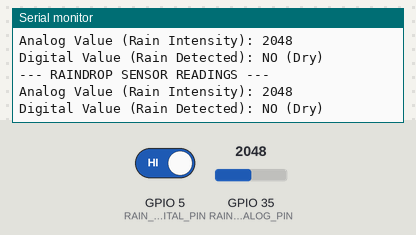
This sketch was run on a simulated ESP32. On the bench: the last lines printed to the serial monitor. Inputs (shaded band) come from the test bench; at power-on: GPIO 5 (RAIN_DIGITAL_PIN) HIGH, GPIO 35 (RAIN_ANALOG_PIN) = 2048.

Above: at 1.8 s.
1.9 s: GPIO 5 (RAIN_DIGITAL_PIN) driven LOW
At 2.8 s:
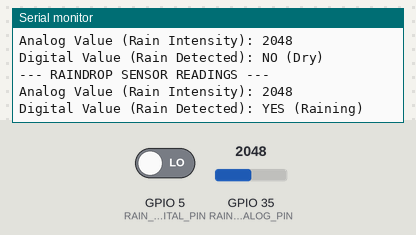
4.5 s: GPIO 35 (RAIN_ANALOG_PIN) set to 2866
At 5.8 s:
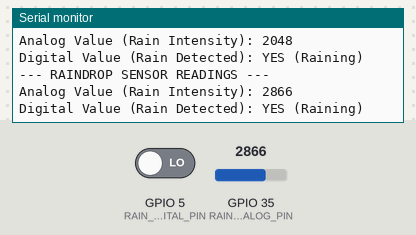
6.0 s: GPIO 35 (RAIN_ANALOG_PIN) set to 3603
At 6.8 s:
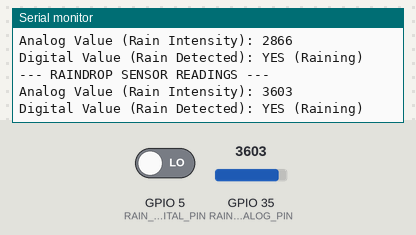
Timing chart, 0 to 9.0 s (numbered marks = the images above; inputs shaded):
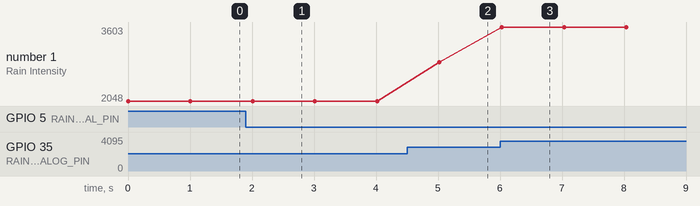

Measured:
- after the input at 1.9 s, the serial monitor: prints a new line after 0.11 s (image 1)
- after the input at 4.5 s, the serial monitor: prints a new line after 0.52 s (image 2)
- after the input at 6.0 s, the serial monitor: prints a new line at once (image 3)
- plotted number 1: 2048 → 2866 after the input at 4.5 s, 2866 → 3603 after the input at 6.0 s

The sketch:

RainDropSensor.ino
```cpp
#define RAIN_ANALOG_PIN 35  // Use ADC1 pins (32, 33, 34, 35)
#define RAIN_DIGITAL_PIN 5 // Any GPIO for digital rain detection

void setup() {
  Serial.begin(115200);
  pinMode(RAIN_DIGITAL_PIN, INPUT);  // Digital rain detection
}

void loop() {
  int rainAnalog = analogRead(RAIN_ANALOG_PIN);  // Read rain intensity
  int rainDigital = digitalRead(RAIN_DIGITAL_PIN);  // 0 = Rain detected, 1 = No rain

  Serial.println("\n--- RAINDROP SENSOR READINGS ---");
  Serial.print("Analog Value (Rain Intensity): ");
  Serial.println(rainAnalog);

  Serial.print("Digital Value (Rain Detected): ");
  Serial.println(rainDigital == 0 ? "YES (Raining)" : "NO (Dry)");

  delay(1000);  // Read every second
}
```
